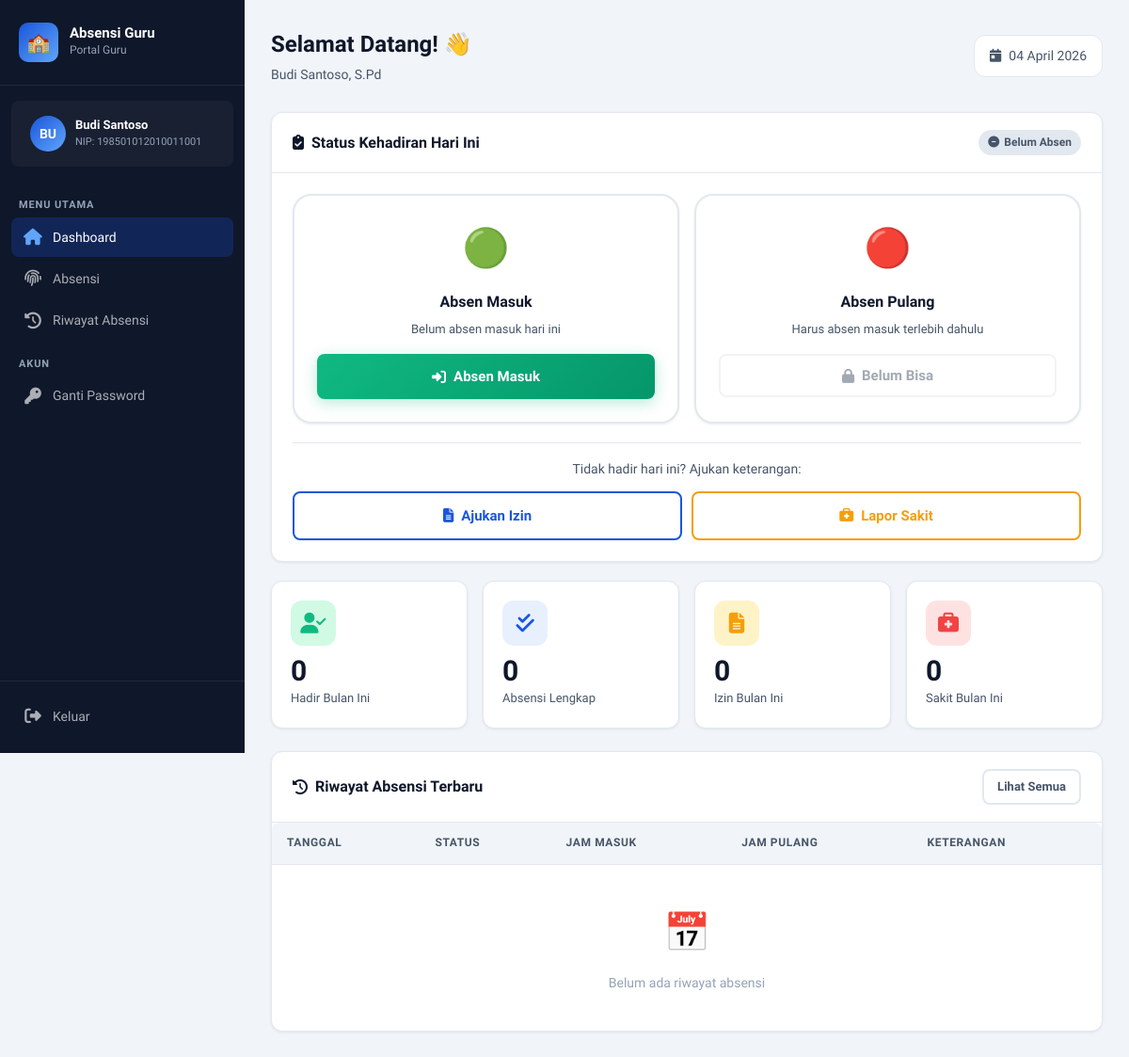
Screenshot of /guru/dashboard.php (signed in) with the database file from the repository.
### tables this page shows
CREATE TABLE IF NOT EXISTS guru (
    id INT AUTO_INCREMENT PRIMARY KEY,
    nama VARCHAR(100) NOT NULL,
    nip VARCHAR(30) NOT NULL UNIQUE,
    sk VARCHAR(50) DEFAULT NULL,
    spmt VARCHAR(100) DEFAULT NULL,
    password VARCHAR(255) NOT NULL,
    created_at TIMESTAMP DEFAULT CURRENT_TIMESTAMP
);

### includes/auth_guru.php (called while the page is built, shortened)
<?php
require_once __DIR__ . '/config.php';
$guru_id = (int)$_SESSION['guru_id'];
$stmt = $conn->prepare("SELECT * FROM guru WHERE id = ?");
$stmt->bind_param("i", $guru_id);
$stmt->execute();
$result = $stmt->get_result();
$guru = $result->fetch_assoc();
?>

### includes/config.php (called while the page is built, shortened)
<?php
function getTodayDate() {
    return date('Y-m-d');
}
function formatDate($date) {
    $bulan = ['', 'Januari', 'Februari', 'Maret', 'April', 'Mei', 'Juni',
              'Juli', 'Agustus', 'September', 'Oktober', 'November', 'Desember'];
    $d = explode('-', $date);
    return $d[2] . ' ' . $bulan[(int)$d[1]] . ' ' . $d[0];
}
?>

### guru/dashboard.php (the view, shortened to what this page needs)
<?php
require_once '../includes/auth_guru.php';
$today = getTodayDate();
$result = $conn->query("SELECT * FROM absensi WHERE guru_id = $guru_id AND tanggal = '$today'");
$absensi_hari_ini = $result->num_rows > 0 ? $result->fetch_assoc() : null;
$status_hari_ini  = $absensi_hari_ini['status'] ?? null;
$sudah_masuk      = !empty($absensi_hari_ini['jam_masuk']);
$sudah_pulang     = !empty($absensi_hari_ini['jam_pulang']);
$sudah_izin       = ($status_hari_ini === 'izin');
$sudah_sakit      = ($status_hari_ini === 'sakit');
$sudah_alpha      = ($status_hari_ini === 'alpha');
$riwayat = $conn->query("SELECT * FROM absensi WHERE guru_id = $guru_id ORDER BY tanggal DESC, id DESC LIMIT 10");
$bulan_ini     = date('Y-m');
$total_hadir   = $conn->query("SELECT COUNT(*) as t FROM absensi WHERE guru_id=$guru_id AND DATE_FORMAT(tanggal,'%Y-%m')='$bulan_ini' AND status='hadir' AND jam_masuk IS NOT NULL")->fetch_assoc()['t'];
$total_izin    = $conn->query("SELECT COUNT(*) as t FROM absensi WHERE guru_id=$guru_id AND DATE_FORMAT(tanggal,'%Y-%m')='$bulan_ini' AND status='izin'")->fetch_assoc()['t'];
$total_sakit   = $conn->query("SELECT COUNT(*) as t FROM absensi WHERE guru_id=$guru_id AND DATE_FORMAT(tanggal,'%Y-%m')='$bulan_ini' AND status='sakit'")->fetch_assoc()['t'];
$total_lengkap = $conn->query("SELECT COUNT(*) as t FROM absensi WHERE guru_id=$guru_id AND DATE_FORMAT(tanggal,'%Y-%m')='$bulan_ini' AND status='hadir' AND jam_masuk IS NOT NULL AND jam_pulang IS NOT NULL")->fetch_assoc()['t'];
?>
<!DOCTYPE html>
<html lang="id">
<head>
    <link rel="stylesheet" href="../css/style.css">
    <link rel="stylesheet" href="https://cdnjs.cloudflare.com/ajax/libs/font-awesome/6.5.0/css/all.min.css">
</head>
<body>
<div class="app-layout">
    <aside class="sidebar">
        <div class="sidebar-header">
            <div class="sidebar-brand">
                <div class="brand-icon">🏫</div>
                <div class="brand-text"><h2>Absensi Guru</h2><p>Portal Guru</p></div>
            </div>
        </div>
        <div class="sidebar-user">
            <div class="user-avatar"><?= strtoupper(substr($guru['nama'], 0, 2)) ?></div>
            <div class="user-info">
                <h4><?= htmlspecialchars(explode(',', $guru['nama'])[0]) ?></h4>
                <p>NIP: <?= htmlspecialchars($guru['nip']) ?></p>
            </div>
        </div>
        <nav class="sidebar-nav">
            <div class="nav-section">
                <div class="nav-section-title">Menu Utama</div>
                <a href="dashboard.php" class="nav-item active"><i class="fas fa-home nav-icon"></i> Dashboard</a>
                <a href="absensi.php" class="nav-item"><i class="fas fa-fingerprint nav-icon"></i> Absensi</a>
                <a href="riwayat.php" class="nav-item"><i class="fas fa-history nav-icon"></i> Riwayat Absensi</a>
            </div>
            <div class="nav-section">
                <div class="nav-section-title">Akun</div>
                <a href="ganti_password.php" class="nav-item"><i class="fas fa-key nav-icon"></i> Ganti Password</a>
            </div>
        </nav>
        <div class="sidebar-footer">
            <a href="../logout.php" class="nav-item" onclick="return confirm('Yakin ingin keluar?')">
                <i class="fas fa-sign-out-alt nav-icon"></i> Keluar
            </a>
        </div>
    </aside>
    <main class="main-content">
        <div class="topbar">
            <div class="topbar-left">
                <h1>Selamat Datang! 👋</h1>
                <p><?= htmlspecialchars($guru['nama']) ?></p>
            </div>
            <div class="topbar-date">
                <i class="fas fa-calendar-day"></i>
                <?= formatDate($today) ?>
            </div>
        </div>
        <div class="card">
            <div class="card-header">
                <div class="card-title"><i class="fas fa-clipboard-check"></i> Status Kehadiran Hari Ini</div>
                <?php if ($sudah_izin): ?>
                    <span class="badge badge-primary"><i class="fas fa-file-alt"></i> Izin</span>
                <?php elseif ($sudah_sakit): ?>
                    <span class="badge badge-warning"><i class="fas fa-briefcase-medical"></i> Sakit</span>
                <?php elseif ($sudah_alpha): ?>
                    <span class="badge badge-danger"><i class="fas fa-user-times"></i> Alpha</span>
                <?php elseif ($sudah_masuk && $sudah_pulang): ?>
                    <span class="badge badge-success"><i class="fas fa-check-circle"></i> Hadir Lengkap</span>
                <?php elseif ($sudah_masuk): ?>
                    <span class="badge badge-warning"><i class="fas fa-circle"></i> Sudah Masuk</span>
                <?php else: ?>
                    <span class="badge badge-gray"><i class="fas fa-minus-circle"></i> Belum Absen</span>
                <?php endif; ?>
            </div>
            <div class="card-body">
                <?php if ($sudah_izin || $sudah_sakit): ?>
                <div style="text-align:center; padding: 24px 0;">
                    <div style="font-size:56px; margin-bottom:12px;"><?= $sudah_izin ? '📋' : '🏥' ?></div>
                    <div style="font-size:1.25rem; font-weight:700; color:var(--dark); margin-bottom:6px;">
                        Anda tercatat <span style="color:<?= $sudah_izin ? 'var(--primary)' : 'var(--warning)' ?>"><?= $sudah_izin ? 'Izin' : 'Sakit' ?></span> hari ini
                    </div>
                    <?php if (!empty($absensi_hari_ini['keterangan'])): ?>
                    <div style="color:var(--gray-600); margin-bottom:12px;">
                        Keterangan: <em>"<?= htmlspecialchars($absensi_hari_ini['keterangan']) ?>"</em>
                    </div>
                    <?php endif; ?>
                </div>
                <?php else: ?>
                <div class="absensi-actions">
                    <div class="absensi-card <?= $sudah_masuk ? 'done' : '' ?>">
                        <div class="absensi-icon"><?= $sudah_masuk ? '✅' : '🟢' ?></div>
                        <h3>Absen Masuk</h3>
                        <?php if ($sudah_masuk): ?>
                            <div class="time-display"><?= formatTime($absensi_hari_ini['jam_masuk']) ?></div>
                            <?php if ($absensi_hari_ini['keterangan_masuk']): ?>
                            <span class="badge <?= $absensi_hari_ini['keterangan_masuk']==='Terlambat' ? 'badge-danger':'badge-success' ?>">
                                <?= $absensi_hari_ini['keterangan_masuk'] ?>
                            </span>
                            <?php endif; ?>
                        <?php else: ?>
                            <p>Belum absen masuk hari ini</p>
                            <a href="absensi.php" class="btn btn-success btn-full">
                                <i class="fas fa-sign-in-alt"></i> Absen Masuk
                            </a>
                        <?php endif; ?>
                    </div>
                    <div class="absensi-card <?= $sudah_pulang ? 'done' : '' ?>">
                        <div class="absensi-icon"><?= $sudah_pulang ? '✅' : '🔴' ?></div>
                        <h3>Absen Pulang</h3>
                        <?php if ($sudah_pulang): ?>
                            <div class="time-display"><?= formatTime($absensi_hari_ini['jam_pulang']) ?></div>
                            <?php if ($absensi_hari_ini['keterangan_pulang']): ?>
                            <span class="badge <?= $absensi_hari_ini['keterangan_pulang']==='Lebih Awal' ? 'badge-warning':'badge-success' ?>">
                                <?= $absensi_hari_ini['keterangan_pulang'] ?>
                            </span>
                            <?php endif; ?>
                        <?php else: ?>
                            <p>Harus absen masuk terlebih dahulu</p>
                            <button class="btn btn-outline btn-full" disabled>
                                <i class="fas fa-lock"></i> Belum Bisa
                            </button>
                        <?php endif; ?>
                    </div>
                </div>
                <?php if (!$sudah_masuk): ?>
                <div style="border-top:1px solid var(--gray-200); margin-top:16px; padding-top:16px;">
                    <p style="font-size:0.875rem; color:var(--gray-600); margin-bottom:12px; text-align:center;">
                        Tidak hadir hari ini? Ajukan keterangan:
                    </p>
                    <div class="grid-2" style="gap:10px;">
                        <a href="absensi.php?form=izin" class="btn btn-outline"
                           style="border-color:var(--primary);color:var(--primary);justify-content:center;">
                            <i class="fas fa-file-alt"></i> Ajukan Izin
                        </a>
                        <a href="absensi.php?form=sakit" class="btn btn-outline"
                           style="border-color:var(--warning);color:var(--warning);justify-content:center;">
                            <i class="fas fa-briefcase-medical"></i> Lapor Sakit
                        </a>
                    </div>
                </div>
                <?php endif; ?>
                <?php endif; ?>
            </div>
        </div>
        <div class="stats-grid">
            <div class="stat-card green">
                <div class="stat-icon"><i class="fas fa-user-check"></i></div>
                <div class="stat-value"><?= $total_hadir ?></div>
                <div class="stat-label">Hadir Bulan Ini</div>
            </div>
            <div class="stat-card blue">
                <div class="stat-icon"><i class="fas fa-check-double"></i></div>
                <div class="stat-value"><?= $total_lengkap ?></div>
                <div class="stat-label">Absensi Lengkap</div>
            </div>
            <div class="stat-card yellow">
                <div class="stat-icon"><i class="fas fa-file-alt"></i></div>
                <div class="stat-value"><?= $total_izin ?></div>
                <div class="stat-label">Izin Bulan Ini</div>
            </div>
            <div class="stat-card red">
                <div class="stat-icon"><i class="fas fa-briefcase-medical"></i></div>
                <div class="stat-value"><?= $total_sakit ?></div>
                <div class="stat-label">Sakit Bulan Ini</div>
            </div>
        </div>
        <div class="card">
            <div class="card-header">
                <div class="card-title"><i class="fas fa-history"></i> Riwayat Absensi Terbaru</div>
                <a href="riwayat.php" class="btn btn-outline btn-sm">Lihat Semua</a>
            </div>
            <div class="card-body" style="padding:0;">
                <div class="table-wrapper">
                    <table>
                        <thead>
                            <tr>
                                <th>Tanggal</th>
                                <th>Status</th>
                                <th>Jam Masuk</th>
                                <th>Jam Pulang</th>
                                <th>Keterangan</th>
                            </tr>
                        </thead>
                        <tbody>
                        <?php if ($riwayat->num_rows > 0): while ($row = $riwayat->fetch_assoc()): ?>
                            <tr>
                                <td><strong><?= formatDate($row['tanggal']) ?></strong></td>
                                <td>
                                    <?php if ($row['status']==='izin'): ?>
                                        <span class="badge badge-primary">Izin</span>
                                    <?php elseif ($row['status']==='sakit'): ?>
                                        <span class="badge badge-warning">Sakit</span>
                                    <?php elseif ($row['status']==='alpha'): ?>
                                        <span class="badge badge-danger">Alpha</span>
                                    <?php elseif ($row['jam_masuk'] && $row['jam_pulang']): ?>
                                        <span class="badge badge-success">Hadir</span>
                                    <?php elseif ($row['jam_masuk']): ?>
                                        <span class="badge badge-warning">Masuk Saja</span>
                                    <?php else: ?>
                                        <span class="badge badge-gray">-</span>
                                    <?php endif; ?>
                                </td>
                                <td>
                                    <?php if ($row['jam_masuk']): ?>
                                        <span style="color:var(--success);font-weight:600;">
                                            <i class="fas fa-sign-in-alt"></i> <?= formatTime($row['jam_masuk']) ?>
                                        </span>
                                    <?php else: ?><span class="text-muted">-</span><?php endif; ?>
                                </td>
                                <td>
                                    <?php if ($row['jam_pulang']): ?>
                                        <span style="color:var(--danger);font-weight:600;">
                                            <i class="fas fa-sign-out-alt"></i> <?= formatTime($row['jam_pulang']) ?>
                                        </span>
                                    <?php else: ?><span class="text-muted">-</span><?php endif; ?>
                                </td>
                                <td style="font-size:0.8125rem;color:var(--gray-600);">
                                    <?= htmlspecialchars($row['keterangan'] ?: '-') ?>
                                </td>
                            </tr>
                        <?php endwhile; else: ?>
                            <tr><td colspan="5" class="table-empty">
                                <div class="empty-icon">📅</div>
                                Belum ada riwayat absensi
                            </td></tr>
                        <?php endif; ?>
                        </tbody>
                    </table>
                </div>
            </div>
        </div>
    </main>
</div>
</body>
</html>

### rows the page displays
guru: nama "BU", nama "Budi Santoso", nip "198501012010011001", nama "Budi Santoso, S.Pd"

### other values shown
formatDate($today) "04 April 2026"
$total_hadir "0"
$total_lengkap "0"
$total_izin "0"
$total_sakit "0"
